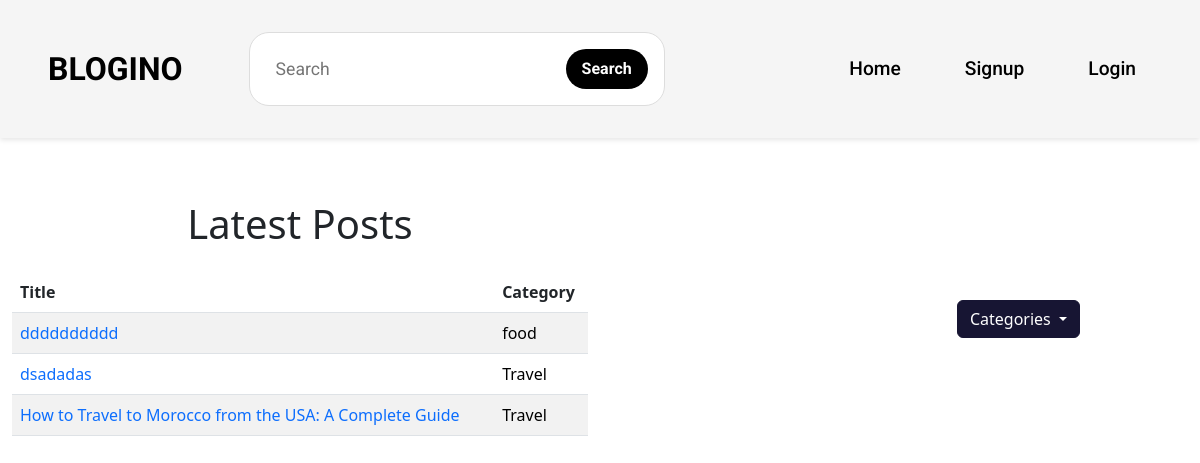
The app's page /, older data.
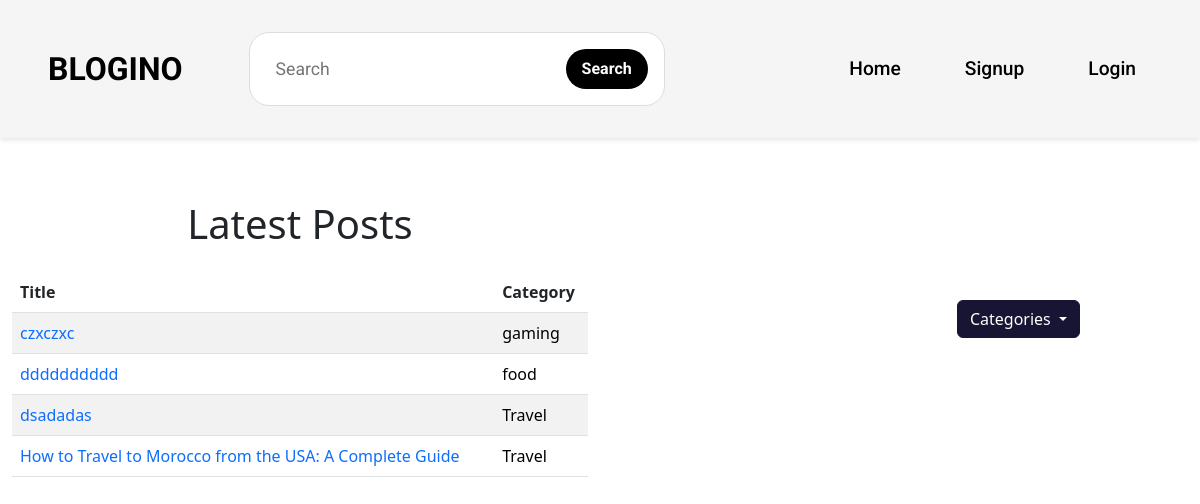
The same page, newer data.
### landing/models.py (models this page shows, shortened)
class Post(models.Model):
    title = models.CharField(max_length=100)
    user = models.ForeignKey(User, on_delete=models.CASCADE)
    thambnail = models.ImageField(upload_to='post_thumbnails', blank=True, null=True)
    content = RichTextField(blank=True, null=True)
    likes = models.PositiveIntegerField(default=0)
    created_at = models.DateTimeField(auto_now_add=True)
    updated_at = models.DateTimeField(auto_now=True)
    category = models.ForeignKey(Category, on_delete=models.CASCADE)

class Category(models.Model):
    name = models.CharField(max_length=100)
    def __str__(self):
        return self.name

### landing/views.py (the view)
# urls.py: path('', views.index, name='index'),
def index(request):
    categories = Category.objects.all()
    posts = Post.objects.order_by('-created_at')[:4]
    context = {
        'categories': categories,
        'posts': posts,
    }
    return render(request, 'landing/index.html', context)

### templates/landing/index.html (shortened to what this page needs)
{% load static %}
<!DOCTYPE html>
<html lang="en">
<head>
    <link rel="stylesheet" href="{% static 'landing/css/components/menu.css' %}">
    <link rel="stylesheet" href="{% static 'landing/css/components/sidebar.css' %}">
    <link href='https://unpkg.com/boxicons@2.1.4/css/boxicons.min.css' rel='stylesheet'>
    <link href="https://cdn.jsdelivr.net/npm/bootstrap@5.3.0/dist/css/bootstrap.min.css" rel="stylesheet">
</head>
<body>
    {% block menu %}
        {% include 'landing/components/menu.html' %}
    {% endblock %}
    {% block category %}
        {% include 'landing/components/sidebar.html' %}
    {% endblock %}
    <div style="width: 50%; margin-top: 200px;">
        {% block posts %}
            {% include 'landing/components/posts.html' %}
        {% endblock %}
    </div>
</body>
</html>

### templates/landing/components/posts.html
{% block posts %}
    <div class="container mt-5">
        <h1 class="text-center mb-4">Latest Posts</h1>
        <div class="table-responsive">
            <table class="table table-striped">
                <thead>
                    <tr>
                        <th scope="col">Title</th>
                        <th scope="col">Category</th>
                    </tr>
                </thead>
                <tbody>
                    {% for post in posts %}
                    <tr>
                        <td>
                            <a class="text-primary" href="{% url 'landing:post_detail' post.id %}">{{ post.title }}</a>
                        </td>
                        <td>
                            <a href="{% url 'landing:category' post.category.id %}">{{ post.category }}</a>
                        </td>
                    </tr>
                    {% endfor %}
                </tbody>
            </table>
        </div>
    </div>
{% endblock %}

Row changes from the older to the newer data that the page shows:
added Post: title "czxczxc", category "gaming"
